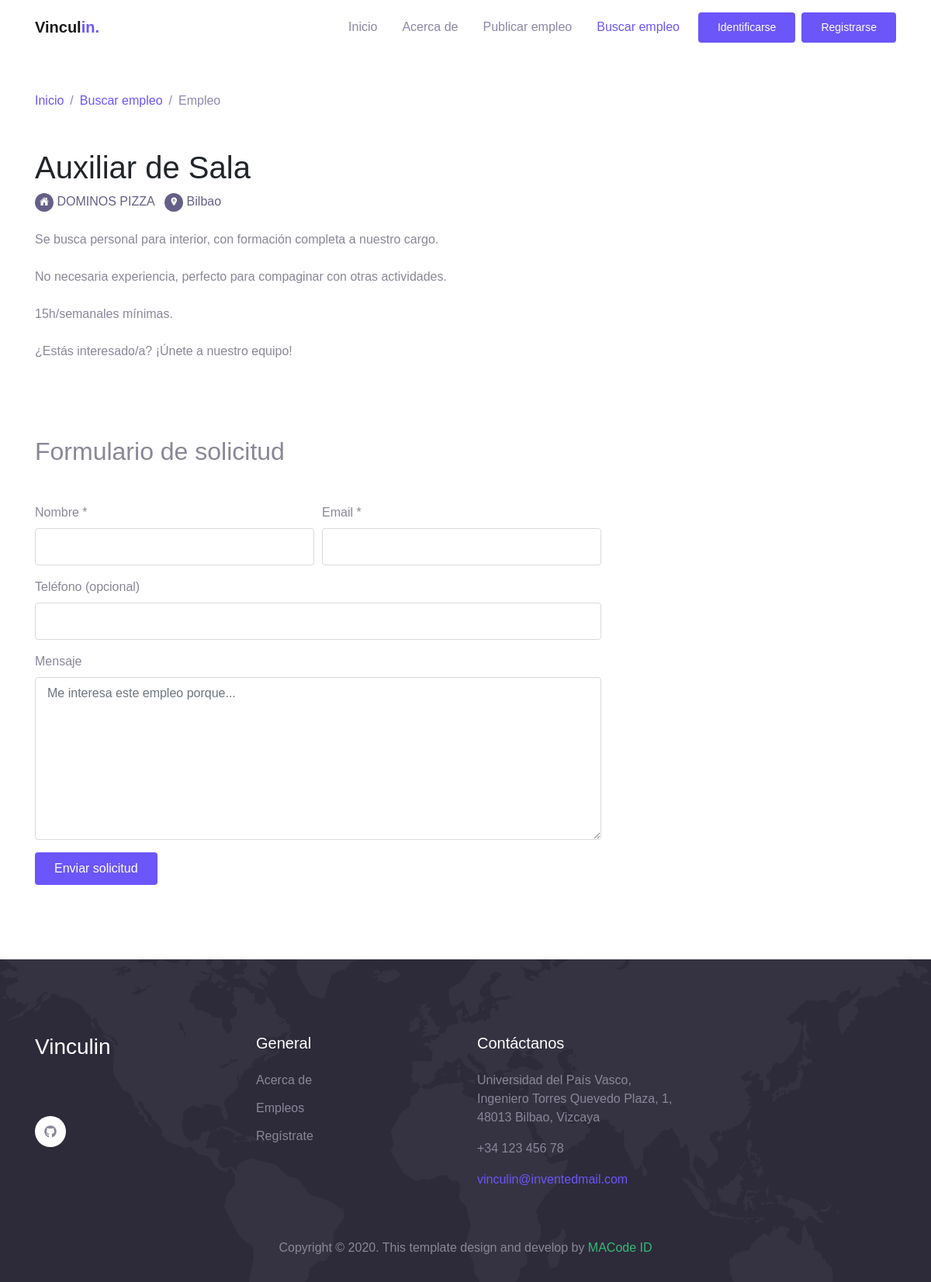
Page /app/html/job-view.php?id=4 on the committed database.
### tables this page shows
CREATE TABLE `Empleo` (
  `id` int(11) NOT NULL,
  `Email` varchar(64) NOT NULL,
  `Titulo` varchar(100) NOT NULL,
  `Empresa` varchar(50) NOT NULL,
  `Localidad` varchar(25) NOT NULL,
  `Descripcion` text NOT NULL
);

### app/html/job-view.php (the view, shortened to what this page needs)
<?php
if (isset($_SESSION['usuario'])) {
    $out = '<div class="dropdown"><button class="btn btn-secondary dropdown-toggle" type="button" id="dropdownMenu2" data-toggle="dropdown" aria-haspopup="true" aria-expanded="false">Mi Perfil</button><div class="dropdown-menu" aria-labelledby="dropdownMenu2"><a class="dropdown-item" href="datos-usuario.php" type="button">Mis datos</a><a class="dropdown-item" href="logout.php" type="button">Cerrar sesión</a></div></div>';
} else {
    $out = '<li class="nav-item"> <a class="btn btn-primary ml-lg-2" href="login.html">Identificarse</a></li><li class="nav-item"><a class="btn btn-primary ml-lg-2" href="signup.php">Registrarse</a></li>';
}
?>
<!DOCTYPE html>
<html lang="en">
<head>
    <link rel="stylesheet" href="./assets/css/maicons.css">
    <link rel="stylesheet" href="./assets/css/bootstrap.css">
    <link rel="stylesheet" href="./assets/vendor/animate/animate.css">
    <link rel="stylesheet" href="./assets/css/theme.css">
</head>
<?
$hostname = "db";
$username = "admin";
$password = "test";
$db = "database";
$con = new mysqli($hostname, $username, $password);
$con->select_db($db);
$id = $_GET['id'];
$datos =$con->prepare("SELECT * FROM `Empleo` WHERE `id` = ?");
$datos->bind_param("i",$id);
$datos->execute();
$result=$datos->get_result();
$row = $result->fetch_assoc();
?>
<body>
    <header>
        <nav class="navbar navbar-expand-lg navbar-light bg-white sticky" data-offset="300">
            <div class="container">
                <a href="index.php" class="navbar-brand">Vincul<span class="text-primary">in.</span></a>
                <div class="navbar-collapse collapse" id="navbarContent">
                    <ul class="navbar-nav ml-auto">
                        <li class="nav-item">
                            <a class="nav-link" href="index.php">Inicio</a>
                        </li>
                        <li class="nav-item">
                            <a class="nav-link" href="about.php">Acerca de</a>
                        </li>
                        <li class="nav-item">
                            <a class="nav-link" href="job-form.php">Publicar empleo</a>
                        </li>
                        <li class="nav-item active">
                            <a class="nav-link" href="jobs.php">Buscar empleo</a>
                        </li>
                        <?php echo $out ?>
                    </ul>
                </div>
            </div>
        </nav>
    </header>
    <div class="page-section pt-5">
        <div class="container">
            <nav aria-label="Breadcrumb">
                <ul class="breadcrumb p-0 mb-0 bg-transparent">
                    <li class="breadcrumb-item"><a href="index.php">Inicio</a></li>
                    <li class="breadcrumb-item"><a href="jobs.php">Buscar empleo</a></li>
                    <li class="breadcrumb-item active">Empleo</li>
                </ul>
            </nav>
            <div class="row">
                <div class="col-lg-8">
                    <div class="blog-single-wrap">
                        <h1 class="post-title"><? echo $row["Titulo"]; ?></h1>
                        <div class="post-meta">
                            <div class="post-date">
                                <span class="icon">
                                    <span class="mai-home"></span>
                                </span> <a href="#"><? echo $row["Empresa"]; ?></a>
                            </div>
                            <div class="post-comment-count ml-2">
                                <span class="icon">
                                    <span class="mai-location"></span>
                                </span> <a href="#"><? echo $row["Localidad"]; ?></a>
                            </div>
                        </div>
                        <div class="post-content">
                            <?echo nl2br($row["Descripcion"]);?>
                        </div>
                    </div>
                    <div class="comment-form-wrap pt-5">
                        <h2 class="mb-5">Formulario de solicitud</h2>
                        <form action="#" class="">
                            <div class="form-row form-group">
                                <div class="col-md-6">
                                    <label for="name">Nombre *</label>
                                    <input type="text" class="form-control" id="name" required="required">
                                </div>
                                <div class="col-md-6">
                                    <label for="email">Email *</label>
                                    <input type="email" class="form-control" id="email" required="required">
                                </div>
                            </div>
                            <div class="form-group">
                                <label for="website">Teléfono (opcional)</label>
                                <input type="phone" class="form-control" id="website">
                            </div>
                            <div class="form-group">
                                <label for="message">Mensaje</label>
                                <textarea name="msg" id="message" cols="30" rows="8" class="form-control" placeholder="Me interesa este empleo porque..." required="required"></textarea>
                            </div>
                            <div class="form-group">
                                <a class="btn btn-primary" href="job-view.php?id=<?php echo $id ?>">Enviar solicitud</a>
                            </div>
                        </form>
                    </div>
                </div>
            </div>
        </div>
    </div>
    <footer class="page-footer bg-image" style="background-image: url(./assets/img/world_pattern.svg);">
        <div class="container">
            <div class="row mb-5">
                <div class="col-lg-3 py-3">
                    <h3>Vinculin</h3>
                    <br>
                    <br>
                    <div class="social-media-button">
                        <a href="https://github.com/DannyelYankee/Vinculin" target="_blank"><span class="mai-logo-github"></span></a>
                    </div>
                </div>
                <div class="col-lg-3 py-3">
                    <h5>General</h5>
                    <ul class="footer-menu">
                        <li><a href="./about.php">Acerca de</a></li>
                        <li><a href="./jobs.php">Empleos</a></li>
                        <li><a href="./signup.php">Regístrate</a></li>
                    </ul>
                </div>
                <div class="col-lg-3 py-3">
                    <h5>Contáctanos</h5>
                    <p>Universidad del País Vasco, Ingeniero Torres Quevedo Plaza, 1, 48013 Bilbao, Vizcaya</p>
                    <p>+34 123 456 78</p>
                    <a href="mailto:vinculin@inventedmail.com" title="Enviar correo electronico">vinculin@inventedmail.com</a>
                </div>
            </div>
            <p class="text-center" id="copyright">Copyright &copy; 2020. This template design and develop by <a href="https://macodeid.com/" target="_blank">MACode ID</a></p>
        </div>
    </footer>
</body>
</html>

### app/html/assets/css/theme.css (style rules this page uses)
:root { --primary: #6C55F9; --accent: #FF3D85; --secondary: #645F88; --success: #35bb78; --info: #05B4E1; --warning: #FAC14D; --danger: #FF4943; --grey: #B4B2C5; --dark: #2D2B3A; --light: #F6F5FC; }
body { font-family: "Work Sans", sans-serif; line-height: 1.5; color: #2D2B3A; }
a { color: #6C55F9; text-decoration: none; background-color: transparent; }
.text-primary { color: #6C55F9 !important; }
.btn-primary { color: #fff; background-color: #6C55F9; border-color: transparent; }
.btn { padding: 8px 24px; }
.breadcrumb { font-weight: 500; background-color: #f8f9fa; }
.breadcrumb .breadcrumb-item.active { color: #8e8aad; }
.breadcrumb .breadcrumb-item + .breadcrumb-item::before { color: #8e8aad; }
.navbar { min-height: 70px; }
.navbar.sticky { z-index: 1080; }
.navbar-brand { font-weight: 600; padding-top: 10px; padding-bottom: 10px; }
.navbar-nav { margin-top: 10px; border-top: 1px solid #e4e7ee; flex-shrink: 0; }
.navbar-nav .nav-link { transition: all .2s ease; }
.navbar-nav .btn { font-size: 14px; }
.navbar-light .navbar-nav .nav-link { color: rgba(100, 95, 136, 0.75); }
.navbar-light .navbar-nav .show > .nav-link, .navbar-light .navbar-nav .active > .nav-link, .navbar-light .navbar-nav .nav-link.show, .navbar-light .navbar-nav .nav-link.active { font-weight: 500; color: #6C55F9; }
@media (min-width: 992px) { .navbar-expand-lg .navbar-nav { margin-top: 0; border-top: none; } }
@media (min-width: 992px) { .navbar-expand-lg .navbar-nav .nav-link { padding-right: 16px; padding-left: 16px; } }
@media (min-width: 992px) { .navbar-expand-lg .navbar-nav { align-items: center; } }
.form-control { padding: 8px 15px; height: calc(1.5em + 1.375rem + 2px); border-color: #d6dbd9; }
.bg-image { position: relative; background-position: center center; background-size: cover; background-repeat: no-repeat; }
.bg-image > * { position: relative; z-index: 10; }
.page-section { position: relative; padding-top: 80px; padding-bottom: 80px; color: #898798; overflow: hidden; }
.page-footer { position: relative; display: block; padding-top: 80px; padding-bottom: 16px; background-color: #2D2B3A; }
.page-footer p a { color: #35bb78; transition: color .2s ease; }
.page-footer h3, .page-footer h4, .page-footer h5 { color: #fff; margin-bottom: 24px; }
.page-footer p { color: #898798; }
.footer-menu { position: relative; padding-left: 0; list-style: none; }
.footer-menu li { margin-bottom: 12px; }
.footer-menu a, .footer-link { color: #898798; }
.social-media-button a { display: inline-block; width: 40px; height: 40px; line-height: 44px; text-align: center; border-radius: 50%; background-color: #fff; color: #898798; transition: all .2s linear; }
.blog-single-wrap { display: block; padding: 50px 0; }
.blog-single-wrap .post-title { font-weight: 500; color: #212529; }
.blog-single-wrap .post-meta { display: block; margin-bottom: 24px; }
.blog-single-wrap .post-meta .icon { display: inline-block; width: 24px; height: 24px; line-height: 24px; border-radius: 50%; font-size: 12px; text-align: center; background-color: #645F88; color: #fff; }
.blog-single-wrap .post-meta .post-date, .blog-single-wrap .post-meta .post-comment-count { display: inline-block; }
.blog-single-wrap .post-meta .post-date a, .blog-single-wrap .post-meta .post-comment-count a { color: #645F88; }

### rows in the picture
empleo: Titulo "Auxiliar de Sala", Empresa "DOMINOS PIZZA", Localidad "Bilbao", Descripcion "Se busca personal para interior, con formación completa a nuestro cargo. No necesaria experiencia, perfecto para compaginar con otras actividades. 15h/semanales mínimas. ¿Estás interesado/a? ¡Únete a nuestro equipo!"
